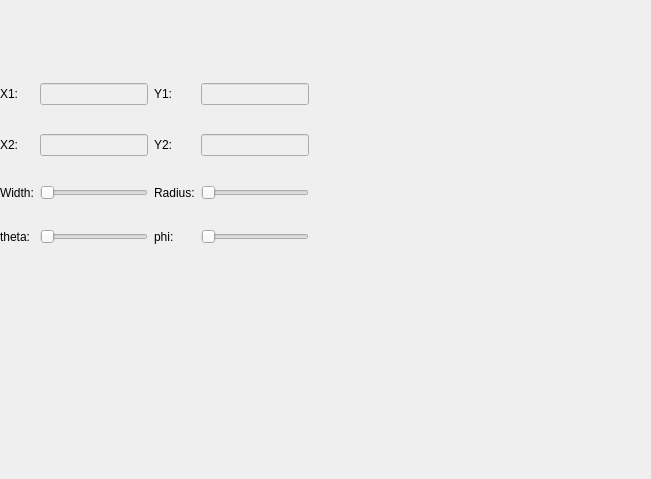
<?xml version="1.0" encoding="UTF-8"?>
<ui version="4.0">
 <class>SelectionControl</class>
 <widget class="QWidget" name="SelectionControl">
  <property name="geometry">
   <rect>
    <x>0</x>
    <y>0</y>
    <width>651</width>
    <height>479</height>
   </rect>
  </property>
  <property name="windowTitle">
   <string>Form</string>
  </property>
  <widget class="QWidget" name="layoutWidget">
   <property name="geometry">
    <rect>
     <x>0</x>
     <y>60</y>
     <width>446</width>
     <height>208</height>
    </rect>
   </property>
   <layout class="QHBoxLayout" name="horizontalLayout">
    <item>
     <layout class="QGridLayout" name="gridLayout">
      <property name="sizeConstraint">
       <enum>QLayout::SetDefaultConstraint</enum>
      </property>
      <item row="2" column="2">
       <widget class="QLabel" name="label_6">
        <property name="text">
         <string>Radius:</string>
        </property>
       </widget>
      </item>
      <item row="3" column="0">
       <widget class="QLabel" name="label_7">
        <property name="text">
         <string>theta:</string>
        </property>
       </widget>
      </item>
      <item row="0" column="2">
       <widget class="QLabel" name="label_2">
        <property name="text">
         <string>Y1:</string>
        </property>
       </widget>
      </item>
      <item row="3" column="2">
       <widget class="QLabel" name="label_8">
        <property name="text">
         <string>phi:</string>
        </property>
       </widget>
      </item>
      <item row="2" column="0">
       <widget class="QLabel" name="label_5">
        <property name="text">
         <string>Width:</string>
        </property>
       </widget>
      </item>
      <item row="0" column="0">
       <widget class="QLabel" name="label">
        <property name="text">
         <string>X1:</string>
        </property>
       </widget>
      </item>
      <item row="1" column="2">
       <widget class="QLabel" name="label_4">
        <property name="text">
         <string>Y2:</string>
        </property>
       </widget>
      </item>
      <item row="1" column="3">
       <widget class="QLineEdit" name="lineEdit_4">
        <property name="enabled">
         <bool>false</bool>
        </property>
        <property name="sizePolicy">
         <sizepolicy hsizetype="Expanding" vsizetype="Fixed">
          <horstretch>0</horstretch>
          <verstretch>0</verstretch>
         </sizepolicy>
        </property>
       </widget>
      </item>
      <item row="0" column="3">
       <widget class="QLineEdit" name="lineEdit_2">
        <property name="enabled">
         <bool>false</bool>
        </property>
        <property name="sizePolicy">
         <sizepolicy hsizetype="Expanding" vsizetype="Fixed">
          <horstretch>0</horstretch>
          <verstretch>0</verstretch>
         </sizepolicy>
        </property>
       </widget>
      </item>
      <item row="1" column="1">
       <widget class="QLineEdit" name="lineEdit_3">
        <property name="enabled">
         <bool>false</bool>
        </property>
       </widget>
      </item>
      <item row="0" column="1">
       <widget class="QLineEdit" name="lineEdit">
        <property name="enabled">
         <bool>false</bool>
        </property>
       </widget>
      </item>
      <item row="1" column="0">
       <widget class="QLabel" name="label_3">
        <property name="text">
         <string>X2:</string>
        </property>
       </widget>
      </item>
      <item row="2" column="1">
       <widget class="QSlider" name="horizontalSlider">
        <property name="minimum">
         <number>2</number>
        </property>
        <property name="maximum">
         <number>100</number>
        </property>
        <property name="orientation">
         <enum>Qt::Horizontal</enum>
        </property>
       </widget>
      </item>
      <item row="2" column="3">
       <widget class="QSlider" name="horizontalSlider_2">
        <property name="minimum">
         <number>1</number>
        </property>
        <property name="maximum">
         <number>199</number>
        </property>
        <property name="orientation">
         <enum>Qt::Horizontal</enum>
        </property>
       </widget>
      </item>
      <item row="3" column="1">
       <widget class="QSlider" name="horizontalSlider_3">
        <property name="maximum">
         <number>359</number>
        </property>
        <property name="orientation">
         <enum>Qt::Horizontal</enum>
        </property>
       </widget>
      </item>
      <item row="3" column="3">
       <widget class="QSlider" name="horizontalSlider_4">
        <property name="minimum">
         <number>2</number>
        </property>
        <property name="maximum">
         <number>178</number>
        </property>
        <property name="orientation">
         <enum>Qt::Horizontal</enum>
        </property>
       </widget>
      </item>
     </layout>
    </item>
    <item>
     <spacer name="horizontalSpacer">
      <property name="orientation">
       <enum>Qt::Horizontal</enum>
      </property>
      <property name="sizeHint" stdset="0">
       <size>
        <width>40</width>
        <height>20</height>
       </size>
      </property>
     </spacer>
    </item>
   </layout>
  </widget>
 </widget>
 <resources/>
 <connections/>
</ui>
